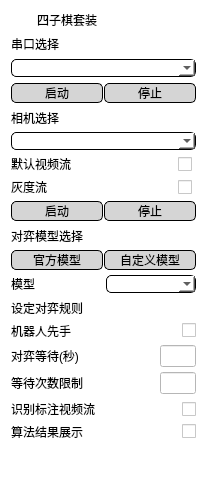
    <widget class="QFrame" name="frame_interact_panel">
     <property name="styleSheet">
      <string notr="true">background : rgb(255, 255, 255)</string>
     </property>
     <layout class="QVBoxLayout" name="verticalLayout_12">
      <item>
       <layout class="QHBoxLayout" name="layout_title" stretch="1,8">
        <property name="leftMargin">
         <number>0</number>
        </property>
        <item>
         <widget class="QLabel" name="label">
          <property name="sizePolicy">
           <sizepolicy hsizetype="Maximum" vsizetype="Maximum">
            <horstretch>0</horstretch>
            <verstretch>0</verstretch>
           </sizepolicy>
          </property>
          <property name="minimumSize">
           <size>
            <width>0</width>
            <height>0</height>
           </size>
          </property>
          <property name="maximumSize">
           <size>
            <width>45</width>
            <height>32</height>
           </size>
          </property>
          <property name="styleSheet">
           <string notr="true">font: 700 20pt &quot;Microsoft YaHei UI&quot;;</string>
          </property>
          <property name="text">
           <string/>
          </property>
          <property name="pixmap">
           <pixmap resource="../assets/assets.qrc">:/icons/icons/connect4-icon.png</pixmap>
          </property>
          <property name="scaledContents">
           <bool>true</bool>
          </property>
         </widget>
        </item>
        <item alignment="Qt::AlignLeft">
         <widget class="QLabel" name="label_2">
          <property name="sizePolicy">
           <sizepolicy hsizetype="Minimum" vsizetype="Minimum">
            <horstretch>0</horstretch>
            <verstretch>0</verstretch>
           </sizepolicy>
          </property>
          <property name="styleSheet">
           <string notr="true">font: 700 10pt &quot;Microsoft YaHei UI&quot;;</string>
          </property>
          <property name="text">
           <string>四子棋套装</string>
          </property>
         </widget>
        </item>
       </layout>
      </item>
      <item>
       <layout class="QHBoxLayout" name="horizontalLayout_20" stretch="9,1">
        <item>
         <widget class="QLabel" name="label_camera_selection_2">
          <property name="styleSheet">
           <string notr="true">font: 700 10pt &quot;Microsoft YaHei UI&quot;;</string>
          </property>
          <property name="text">
           <string>串口选择</string>
          </property>
          <property name="scaledContents">
           <bool>false</bool>
          </property>
          <property name="wordWrap">
           <bool>false</bool>
          </property>
         </widget>
        </item>
        <item>
         <widget class="QLabel" name="label_5">
          <property name="sizePolicy">
           <sizepolicy hsizetype="Maximum" vsizetype="Maximum">
            <horstretch>0</horstretch>
            <verstretch>0</verstretch>
           </sizepolicy>
          </property>
          <property name="text">
           <string/>
          </property>
         </widget>
        </item>
       </layout>
      </item>
      <item>
       <layout class="QHBoxLayout" name="horizontalLayout_18">
        <item>
         <widget class="QComboBox" name="combo_com_selection">
          <property name="sizePolicy">
           <sizepolicy hsizetype="Preferred" vsizetype="Preferred">
            <horstretch>0</horstretch>
            <verstretch>0</verstretch>
           </sizepolicy>
          </property>
          <property name="styleSheet">
           <string notr="true">border-radius:5px;
border:1px solid black;
border-style:outset;</string>
          </property>
          <property name="currentIndex">
           <number>-1</number>
          </property>
          <item>
           <property name="text">
            <string>0</string>
           </property>
          </item>
          <item>
           <property name="text">
            <string>1</string>
           </property>
          </item>
          <item>
           <property name="text">
            <string>2</string>
           </property>
          </item>
          <item>
           <property name="text">
            <string>3</string>
           </property>
          </item>
          <item>
           <property name="text">
            <string>4</string>
           </property>
          </item>
          <item>
           <property name="text">
            <string>5</string>
           </property>
          </item>
          <item>
           <property name="text">
            <string>6</string>
           </property>
          </item>
         </widget>
        </item>
       </layout>
      </item>
      <item>
       <layout class="QHBoxLayout" name="horizontalLayout_21" stretch="1,1">
        <property name="spacing">
         <number>1</number>
        </property>
        <item>
         <widget class="QPushButton" name="btn_connect_com">
          <property name="sizePolicy">
           <sizepolicy hsizetype="Preferred" vsizetype="Preferred">
            <horstretch>0</horstretch>
            <verstretch>0</verstretch>
           </sizepolicy>
          </property>
          <property name="styleSheet">
           <string notr="true">border-radius:5px;
border:1px solid black;
border-style:outset;
background: rgb(213, 213, 213);</string>
          </property>
          <property name="text">
           <string>启动</string>
          </property>
         </widget>
        </item>
        <item>
         <widget class="QPushButton" name="btn_stop_com">
          <property name="sizePolicy">
           <sizepolicy hsizetype="Preferred" vsizetype="Preferred">
            <horstretch>0</horstretch>
            <verstretch>0</verstretch>
           </sizepolicy>
          </property>
          <property name="styleSheet">
           <string notr="true">border-radius:5px;
border:1px solid black;
border-style:outset;
background: rgb(213, 213, 213);</string>
          </property>
          <property name="text">
           <string>停止</string>
          </property>
         </widget>
        </item>
       </layout>
      </item>
      <item>
       <layout class="QVBoxLayout" name="verticalLayout_4" stretch="1,1,1,1,1">
        <property name="spacing">
         <number>5</number>
        </property>
        <item>
         <layout class="QHBoxLayout" name="layout_cam_selection" stretch="0,0">
          <property name="leftMargin">
           <number>0</number>
          </property>
          <item>
           <widget class="QLabel" name="label_camera_selection">
            <property name="styleSheet">
             <string notr="true">font: 700 10pt &quot;Microsoft YaHei UI&quot;;</string>
            </property>
            <property name="text">
             <string>相机选择</string>
            </property>
            <property name="scaledContents">
             <bool>false</bool>
            </property>
            <property name="wordWrap">
             <bool>false</bool>
            </property>
           </widget>
          </item>
          <item>
           <widget class="QLabel" name="label_3">
            <property name="sizePolicy">
             <sizepolicy hsizetype="Maximum" vsizetype="Maximum">
              <horstretch>0</horstretch>
              <verstretch>0</verstretch>
             </sizepolicy>
            </property>
            <property name="text">
             <string/>
            </property>
           </widget>
          </item>
         </layout>
        </item>
        <item>
         <widget class="QComboBox" name="combo_camera_selection">
          <property name="sizePolicy">
           <sizepolicy hsizetype="Preferred" vsizetype="Preferred">
            <horstretch>0</horstretch>
            <verstretch>0</verstretch>
           </sizepolicy>
          </property>
          <property name="styleSheet">
           <string notr="true">border-radius:5px;
border:1px solid black;
border-style:outset;</string>
          </property>
          <property name="currentIndex">
           <number>-1</number>
          </property>
          <item>
           <property name="text">
            <string>0</string>
           </property>
          </item>
          <item>
           <property name="text">
            <string>1</string>
           </property>
          </item>
          <item>
           <property name="text">
            <string>2</string>
           </property>
          </item>
          <item>
           <property name="text">
            <string>3</string>
           </property>
          </item>
          <item>
           <property name="text">
            <string>4</string>
           </property>
          </item>
          <item>
           <property name="text">
            <string>5</string>
           </property>
          </item>
          <item>
           <property name="text">
            <string>6</string>
           </property>
          </item>
         </widget>
        </item>
        <item>
         <layout class="QHBoxLayout" name="horizontalLayout_12" stretch="9,1">
          <item>
           <widget class="QLabel" name="label_6">
            <property name="sizePolicy">
             <sizepolicy hsizetype="Preferred" vsizetype="Maximum">
              <horstretch>0</horstretch>
              <verstretch>0</verstretch>
             </sizepolicy>
            </property>
            <property name="styleSheet">
             <string notr="true">font: 9pt &quot;Microsoft YaHei UI&quot;;</string>
            </property>
            <property name="text">
             <string>默认视频流</string>
            </property>
           </widget>
          </item>
          <item>
           <widget class="QCheckBox" name="switch_video0_on">
            <property name="sizePolicy">
             <sizepolicy hsizetype="Minimum" vsizetype="Preferred">
              <horstretch>0</horstretch>
              <verstretch>0</verstretch>
             </sizepolicy>
            </property>
            <property name="text">
             <string/>
            </property>
           </widget>
          </item>
         </layout>
        </item>
        <item>
         <layout class="QHBoxLayout" name="horizontalLayout_14" stretch="9,1">
          <item>
           <widget class="QLabel" name="label_7">
            <property name="sizePolicy">
             <sizepolicy hsizetype="Preferred" vsizetype="Maximum">
              <horstretch>0</horstretch>
              <verstretch>0</verstretch>
             </sizepolicy>
            </property>
            <property name="styleSheet">
             <string notr="true">font: 9pt &quot;Microsoft YaHei UI&quot;;</string>
            </property>
            <property name="text">
             <string>灰度流</string>
            </property>
           </widget>
          </item>
          <item>
           <widget class="QCheckBox" name="switch_video1_on">
            <property name="sizePolicy">
             <sizepolicy hsizetype="Minimum" vsizetype="Preferred">
              <horstretch>0</horstretch>
              <verstretch>0</verstretch>
             </sizepolicy>
            </property>
            <property name="text">
             <string/>
            </property>
           </widget>
          </item>
         </layout>
        </item>
        <item>
         <layout class="QHBoxLayout" name="horizontalLayout_15" stretch="1,1">
          <property name="spacing">
           <number>1</number>
          </property>
          <item>
           <widget class="QPushButton" name="btn_start_camera">
            <property name="sizePolicy">
             <sizepolicy hsizetype="Preferred" vsizetype="Preferred">
              <horstretch>0</horstretch>
              <verstretch>0</verstretch>
             </sizepolicy>
            </property>
            <property name="styleSheet">
             <string notr="true">border-radius:5px;
border:1px solid black;
border-style:outset;
background: rgb(213, 213, 213);</string>
            </property>
            <property name="text">
             <string>启动</string>
            </property>
           </widget>
          </item>
          <item>
           <widget class="QPushButton" name="btn_stop_camera">
            <property name="sizePolicy">
             <sizepolicy hsizetype="Preferred" vsizetype="Preferred">
              <horstretch>0</horstretch>
              <verstretch>0</verstretch>
             </sizepolicy>
            </property>
            <property name="styleSheet">
             <string notr="true">border-radius:5px;
border:1px solid black;
border-style:outset;
background: rgb(213, 213, 213);</string>
            </property>
            <property name="text">
             <string>停止</string>
            </property>
           </widget>
          </item>
         </layout>
        </item>
       </layout>
      </item>
      <item>
       <layout class="QVBoxLayout" name="verticalLayout_5" stretch="1,1,1">
        <property name="spacing">
         <number>5</number>
        </property>
        <item>
         <layout class="QHBoxLayout" name="layout_algorithm_title" stretch="8,0">
          <property name="leftMargin">
           <number>0</number>
          </property>
          <item>
           <widget class="QLabel" name="label_17">
            <property name="styleSheet">
             <string notr="true">font: 700 10pt &quot;Microsoft YaHei UI&quot;;</string>
            </property>
            <property name="text">
             <string>对弈模型选择</string>
            </property>
           </widget>
          </item>
          <item>
           <widget class="QLabel" name="label_4">
            <property name="sizePolicy">
             <sizepolicy hsizetype="Maximum" vsizetype="Maximum">
              <horstretch>0</horstretch>
              <verstretch>0</verstretch>
             </sizepolicy>
            </property>
            <property name="text">
             <string/>
            </property>
           </widget>
          </item>
         </layout>
        </item>
        <item>
         <layout class="QHBoxLayout" name="horizontalLayout_2" stretch="1,1">
          <property name="spacing">
           <number>1</number>
          </property>
          <item>
           <widget class="QPushButton" name="pushButton_9">
            <property name="sizePolicy">
             <sizepolicy hsizetype="Preferred" vsizetype="Preferred">
              <horstretch>0</horstretch>
              <verstretch>0</verstretch>
             </sizepolicy>
            </property>
            <property name="styleSheet">
             <string notr="true">border-radius:5px;
border:1px solid black;
border-style:outset;
background: rgb(213, 213, 213);</string>
            </property>
            <property name="text">
             <string>官方模型</string>
            </property>
           </widget>
          </item>
          <item>
           <widget class="QPushButton" name="pushButton_10">
            <property name="sizePolicy">
             <sizepolicy hsizetype="Preferred" vsizetype="Preferred">
              <horstretch>0</horstretch>
              <verstretch>0</verstretch>
             </sizepolicy>
            </property>
            <property name="styleSheet">
             <string notr="true">border-radius:5px;
border:1px solid black;
border-style:outset;
background: rgb(213, 213, 213);</string>
            </property>
            <property name="text">
             <string>自定义模型</string>
            </property>
           </widget>
          </item>
         </layout>
        </item>
        <item>
         <layout class="QHBoxLayout" name="horizontalLayout">
          <item>
           <widget class="QLabel" name="label_18">
            <property name="sizePolicy">
             <sizepolicy hsizetype="Preferred" vsizetype="Maximum">
              <horstretch>0</horstretch>
              <verstretch>0</verstretch>
             </sizepolicy>
            </property>
            <property name="text">
             <string>模型</string>
            </property>
           </widget>
          </item>
          <item>
           <widget class="QComboBox" name="combo_algs">
            <property name="sizePolicy">
             <sizepolicy hsizetype="Preferred" vsizetype="Preferred">
              <horstretch>0</horstretch>
              <verstretch>0</verstretch>
             </sizepolicy>
            </property>
            <property name="styleSheet">
             <string notr="true">border-radius:5px;
border:1px solid black;
border-style:outset;</string>
            </property>
           </widget>
          </item>
         </layout>
        </item>
       </layout>
      </item>
      <item>
       <layout class="QVBoxLayout" name="verticalLayout_11" stretch="1,1,1,1">
        <property name="spacing">
         <number>5</number>
        </property>
        <item>
         <layout class="QHBoxLayout" name="layout_algorithm_title_2" stretch="8,0">
          <property name="leftMargin">
           <number>0</number>
          </property>
          <item>
           <widget class="QLabel" name="label_22">
            <property name="styleSheet">
             <string notr="true">font: 700 10pt &quot;Microsoft YaHei UI&quot;;</string>
            </property>
            <property name="text">
             <string>设定对弈规则</string>
            </property>
           </widget>
          </item>
          <item>
           <widget class="QLabel" name="label_23">
            <property name="sizePolicy">
             <sizepolicy hsizetype="Maximum" vsizetype="Maximum">
              <horstretch>0</horstretch>
              <verstretch>0</verstretch>
             </sizepolicy>
            </property>
            <property name="text">
             <string/>
            </property>
           </widget>
          </item>
         </layout>
        </item>
        <item>
         <layout class="QHBoxLayout" name="horizontalLayout_10" stretch="9,1">
          <item>
           <widget class="QLabel" name="label_24">
            <property name="sizePolicy">
             <sizepolicy hsizetype="Preferred" vsizetype="Maximum">
              <horstretch>0</horstretch>
              <verstretch>0</verstretch>
             </sizepolicy>
            </property>
            <property name="styleSheet">
             <string notr="true">font: 9pt &quot;Microsoft YaHei UI&quot;;</string>
            </property>
            <property name="text">
             <string>机器人先手</string>
            </property>
           </widget>
          </item>
          <item alignment="Qt::AlignRight|Qt::AlignVCenter">
           <widget class="QCheckBox" name="checkBox">
            <property name="sizePolicy">
             <sizepolicy hsizetype="Preferred" vsizetype="Preferred">
              <horstretch>0</horstretch>
              <verstretch>0</verstretch>
             </sizepolicy>
            </property>
            <property name="text">
             <string/>
            </property>
           </widget>
          </item>
         </layout>
        </item>
        <item>
         <layout class="QHBoxLayout" name="horizontalLayout_11" stretch="8,2">
          <item>
           <widget class="QLabel" name="label_25">
            <property name="sizePolicy">
             <sizepolicy hsizetype="Preferred" vsizetype="Maximum">
              <horstretch>0</horstretch>
              <verstretch>0</verstretch>
             </sizepolicy>
            </property>
            <property name="styleSheet">
             <string notr="true">font: 9pt &quot;Microsoft YaHei UI&quot;;</string>
            </property>
            <property name="text">
             <string>对弈等待(秒)</string>
            </property>
           </widget>
          </item>
          <item>
           <widget class="QLineEdit" name="lineEdit">
            <property name="sizePolicy">
             <sizepolicy hsizetype="Expanding" vsizetype="Preferred">
              <horstretch>0</horstretch>
              <verstretch>0</verstretch>
             </sizepolicy>
            </property>
           </widget>
          </item>
         </layout>
        </item>
        <item>
         <layout class="QHBoxLayout" name="horizontalLayout_19" stretch="8,2">
          <item>
           <widget class="QLabel" name="label_26">
            <property name="sizePolicy">
             <sizepolicy hsizetype="Preferred" vsizetype="Maximum">
              <horstretch>0</horstretch>
              <verstretch>0</verstretch>
             </sizepolicy>
            </property>
            <property name="styleSheet">
             <string notr="true">font: 9pt &quot;Microsoft YaHei UI&quot;;</string>
            </property>
            <property name="text">
             <string>等待次数限制</string>
            </property>
           </widget>
          </item>
          <item>
           <widget class="QLineEdit" name="lineEdit_2">
            <property name="sizePolicy">
             <sizepolicy hsizetype="Expanding" vsizetype="Preferred">
              <horstretch>0</horstretch>
              <verstretch>0</verstretch>
             </sizepolicy>
            </property>
           </widget>
          </item>
         </layout>
        </item>
       </layout>
      </item>
      <item>
       <layout class="QVBoxLayout" name="verticalLayout_9" stretch="1,1">
        <property name="spacing">
         <number>5</number>
        </property>
        <item>
         <layout class="QHBoxLayout" name="horizontalLayout_16" stretch="9,1">
          <item>
           <widget class="QLabel" name="label_8">
            <property name="sizePolicy">
             <sizepolicy hsizetype="Preferred" vsizetype="Maximum">
              <horstretch>0</horstretch>
              <verstretch>0</verstretch>
             </sizepolicy>
            </property>
            <property name="styleSheet">
             <string notr="true">font: 9pt &quot;Microsoft YaHei UI&quot;;</string>
            </property>
            <property name="text">
             <string>识别标注视频流</string>
            </property>
           </widget>
          </item>
          <item alignment="Qt::AlignRight">
           <widget class="QCheckBox" name="switch_video2_on">
            <property name="sizePolicy">
             <sizepolicy hsizetype="Preferred" vsizetype="Preferred">
              <horstretch>0</horstretch>
              <verstretch>0</verstretch>
             </sizepolicy>
            </property>
            <property name="text">
             <string/>
            </property>
           </widget>
          </item>
         </layout>
        </item>
        <item>
         <layout class="QHBoxLayout" name="horizontalLayout_17" stretch="9,1">
          <item>
           <widget class="QLabel" name="label_14">
            <property name="sizePolicy">
             <sizepolicy hsizetype="Preferred" vsizetype="Maximum">
              <horstretch>0</horstretch>
              <verstretch>0</verstretch>
             </sizepolicy>
            </property>
            <property name="styleSheet">
             <string notr="true">font: 9pt &quot;Microsoft YaHei UI&quot;;</string>
            </property>
            <property name="text">
             <string>算法结果展示</string>
            </property>
           </widget>
          </item>
          <item alignment="Qt::AlignRight|Qt::AlignVCenter">
           <widget class="QCheckBox" name="switch_video3_on">
            <property name="sizePolicy">
             <sizepolicy hsizetype="Preferred" vsizetype="Preferred">
              <horstretch>0</horstretch>
              <verstretch>0</verstretch>
             </sizepolicy>
            </property>
            <property name="text">
             <string/>
            </property>
           </widget>
          </item>
         </layout>
        </item>
       </layout>
      </item>
      <item>
       <spacer name="verticalSpacer_2">
        <property name="orientation">
         <enum>Qt::Vertical</enum>
        </property>
        <property name="sizeHint" stdset="0">
         <size>
          <width>20</width>
          <height>40</height>
         </size>
        </property>
       </spacer>
      </item>
     </layout>
    </widget>
